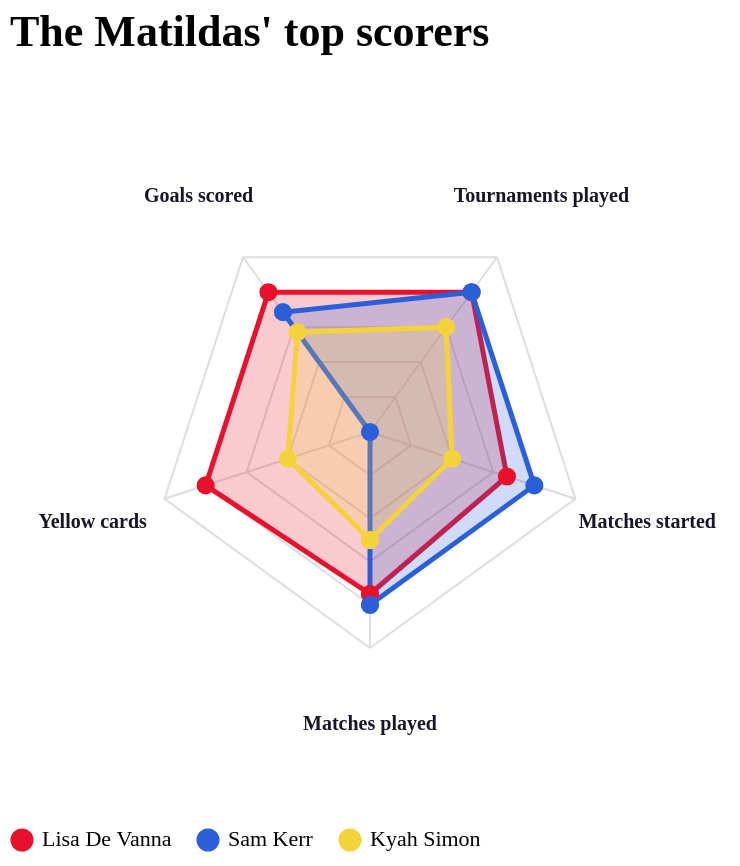

Vega-Lite specification for this chart:
### Vega-Lite specification from a JSON file in a GitHub repository (floating-point values rounded to 4 significant figures)
{"$schema": "https://vega.github.io/schema/vega-lite/v5.json", "title": {"text": "The Matildas' top scorers", "font": "AusWC2026", "fontSize": 22, "anchor": "start", "offset": 8}, "width": 360, "height": 360, "params": [{"name": "who", "value": "All", "bind": {"input": "radio", "options": ["All", "Lisa De Vanna", "Sam Kerr", "Kyah Simon"], "name": ""}}], "layer": [{"data": {"values": [{"ring": "0.2", "x": 1.47e-15, "y": -24.0, "order": 0}, {"ring": "0.2", "x": 22.83, "y": -7.416, "order": 1}, {"ring": "0.2", "x": 14.11, "y": 19.42, "order": 2}, {"ring": "0.2", "x": -14.11, "y": 19.42, "order": 3}, {"ring": "0.2", "x": -22.83, "y": -7.416, "order": 4}, {"ring": "0.2", "x": 1.47e-15, "y": -24.0, "order": 5}, {"ring": "0.4", "x": 2.939e-15, "y": -48.0, "order": 0}, {"ring": "0.4", "x": 45.65, "y": -14.83, "order": 1}, {"ring": "0.4", "x": 28.21, "y": 38.83, "order": 2}, {"ring": "0.4", "x": -28.21, "y": 38.83, "order": 3}, {"ring": "0.4", "x": -45.65, "y": -14.83, "order": 4}, {"ring": "0.4", "x": 2.939e-15, "y": -48.0, "order": 5}, {"ring": "0.6", "x": 4.409e-15, "y": -72.0, "order": 0}, {"ring": "0.6", "x": 68.48, "y": -22.25, "order": 1}, {"ring": "0.6", "x": 42.32, "y": 58.25, "order": 2}, {"ring": "0.6", "x": -42.32, "y": 58.25, "order": 3}, {"ring": "0.6", "x": -68.48, "y": -22.25, "order": 4}, {"ring": "0.6", "x": 4.409e-15, "y": -72.0, "order": 5}, {"ring": "0.8", "x": 5.878e-15, "y": -96.0, "order": 0}, {"ring": "0.8", "x": 91.3, "y": -29.67, "order": 1}, {"ring": "0.8", "x": 56.43, "y": 77.67, "order": 2}, {"ring": "0.8", "x": -56.43, "y": 77.67, "order": 3}, {"ring": "0.8", "x": -91.3, "y": -29.67, "order": 4}, {"ring": "0.8", "x": 5.878e-15, "y": -96.0, "order": 5}, {"ring": "1.0", "x": 7.348e-15, "y": -120.0, "order": 0}, {"ring": "1.0", "x": 114.1, "y": -37.08, "order": 1}, {"ring": "1.0", "x": 70.53, "y": 97.08, "order": 2}, {"ring": "1.0", "x": -70.53, "y": 97.08, "order": 3}, {"ring": "1.0", "x": -114.1, "y": -37.08, "order": 4}, {"ring": "1.0", "x": 7.348e-15, "y": -120.0, "order": 5}]}, "mark": {"type": "line", "stroke": "#dddddd", "strokeWidth": 1}, "encoding": {"x": {"field": "x", "type": "quantitative", "scale": {"domain": [-194, 194]}, "axis": null}, "y": {"field": "y", "type": "quantitative", "scale": {"domain": [-194, 194]}, "axis": null}, "detail": {"field": "ring"}, "order": {"field": "order"}}}, {"data": {"values": [{"x": 0, "y": 0, "order": 0, "sid": 0}, {"x": 7.348e-15, "y": -120.0, "order": 1, "sid": 0}, {"x": 0, "y": 0, "order": 0, "sid": 1}, {"x": 114.1, "y": -37.08, "order": 1, "sid": 1}, {"x": 0, "y": 0, "order": 0, "sid": 2}, {"x": 70.53, "y": 97.08, "order": 1, "sid": 2}, {"x": 0, "y": 0, "order": 0, "sid": 3}, {"x": -70.53, "y": 97.08, "order": 1, "sid": 3}, {"x": 0, "y": 0, "order": 0, "sid": 4}, {"x": -114.1, "y": -37.08, "order": 1, "sid": 4}]}, "mark": {"type": "line", "stroke": "#dddddd", "strokeWidth": 1}, "encoding": {"x": {"field": "x", "type": "quantitative"}, "y": {"field": "y", "type": "quantitative"}, "detail": {"field": "sid"}, "order": {"field": "order"}}}, {"data": {"values": [{"axis": "Matches played", "x": 9.92e-15, "y": -162.0}, {"axis": "Matches started", "x": 154.1, "y": -50.06}, {"axis": "Tournaments played", "x": 95.22, "y": 131.1}, {"axis": "Goals scored", "x": -95.22, "y": 131.1}, {"axis": "Yellow cards", "x": -154.1, "y": -50.06}]}, "mark": {"type": "text", "font": "ClashDisplay", "fontSize": 10, "fontWeight": "bold", "color": "#1a1526"}, "encoding": {"x": {"field": "x", "type": "quantitative"}, "y": {"field": "y", "type": "quantitative"}, "text": {"field": "axis"}}}, {"data": {"values": [{"player": "Lisa De Vanna", "axis": "Matches played", "value": 15, "x": 5.511e-15, "y": -90.0, "order": 0}, {"player": "Lisa De Vanna", "axis": "Matches started", "value": 10, "x": 76.08, "y": -24.72, "order": 1}, {"player": "Lisa De Vanna", "axis": "Tournaments played", "value": 4, "x": 56.43, "y": 77.67, "order": 2}, {"player": "Lisa De Vanna", "axis": "Goals scored", "value": 7, "x": -56.43, "y": 77.67, "order": 3}, {"player": "Lisa De Vanna", "axis": "Yellow cards", "value": 2, "x": -91.3, "y": -29.67, "order": 4}, {"player": "Lisa De Vanna", "axis": "Matches played", "value": 15, "x": 5.511e-15, "y": -90.0, "order": 5}, {"player": "Sam Kerr", "axis": "Matches played", "value": 16, "x": 5.878e-15, "y": -96.0, "order": 0}, {"player": "Sam Kerr", "axis": "Matches started", "value": 12, "x": 91.3, "y": -29.67, "order": 1}, {"player": "Sam Kerr", "axis": "Tournaments played", "value": 4, "x": 56.43, "y": 77.67, "order": 2}, {"player": "Sam Kerr", "axis": "Goals scored", "value": 6, "x": -48.37, "y": 66.57, "order": 3}, {"player": "Sam Kerr", "axis": "Yellow cards", "value": 0, "x": -0.0, "y": -0.0, "order": 4}, {"player": "Sam Kerr", "axis": "Matches played", "value": 16, "x": 5.878e-15, "y": -96.0, "order": 5}, {"player": "Kyah Simon", "axis": "Matches played", "value": 10, "x": 3.674e-15, "y": -60.0, "order": 0}, {"player": "Kyah Simon", "axis": "Matches started", "value": 6, "x": 45.65, "y": -14.83, "order": 1}, {"player": "Kyah Simon", "axis": "Tournaments played", "value": 3, "x": 42.32, "y": 58.25, "order": 2}, {"player": "Kyah Simon", "axis": "Goals scored", "value": 5, "x": -40.31, "y": 55.48, "order": 3}, {"player": "Kyah Simon", "axis": "Yellow cards", "value": 1, "x": -45.65, "y": -14.83, "order": 4}, {"player": "Kyah Simon", "axis": "Matches played", "value": 10, "x": 3.674e-15, "y": -60.0, "order": 5}]}, "transform": [{"filter": "who == 'All' || datum.player == who"}], "mark": {"type": "line", "strokeWidth": 2.5, "fillOpacity": 0.22, "point": {"filled": true, "size": 50}}, "encoding": {"x": {"field": "x", "type": "quantitative"}, "y": {"field": "y", "type": "quantitative"}, "order": {"field": "order"}, "detail": {"field": "player"}, "fill": {"field": "player", "type": "nominal", "scale": {"domain": ["Lisa De Vanna", "Sam Kerr", "Kyah Simon"], "range": ["#e8112d", "#2b5fd9", "#f4d23c"]}, "legend": {"title": null, "orient": "bottom", "labelFont": "ClashDisplay", "labelFontSize": 11}}, "stroke": {"field": "player", "type": "nominal", "scale": {"domain": ["Lisa De Vanna", "Sam Kerr", "Kyah Simon"], "range": ["#e8112d", "#2b5fd9", "#f4d23c"]}, "legend": null}, "tooltip": [{"field": "player", "type": "nominal", "title": "Player"}, {"field": "axis", "type": "nominal", "title": "Measure"}, {"field": "value", "type": "quantitative", "title": "Value"}]}}], "config": {"view": {"stroke": null}}}
